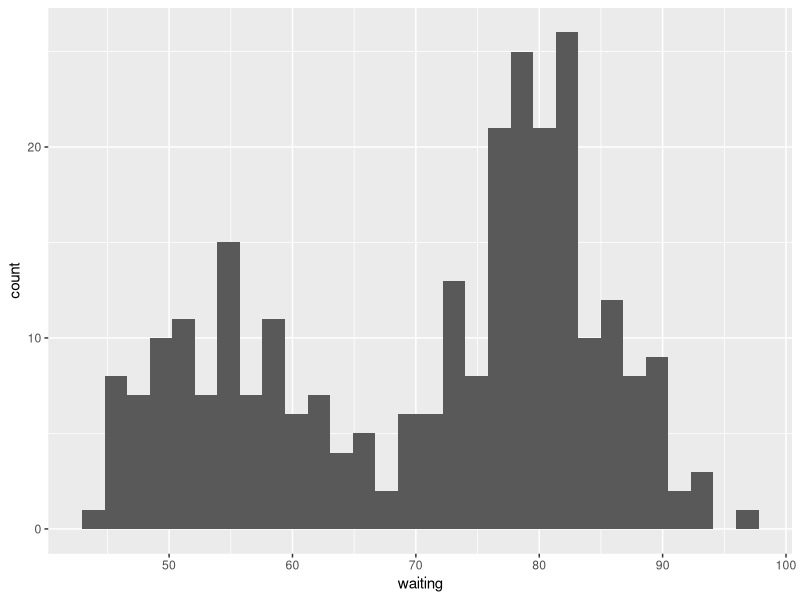
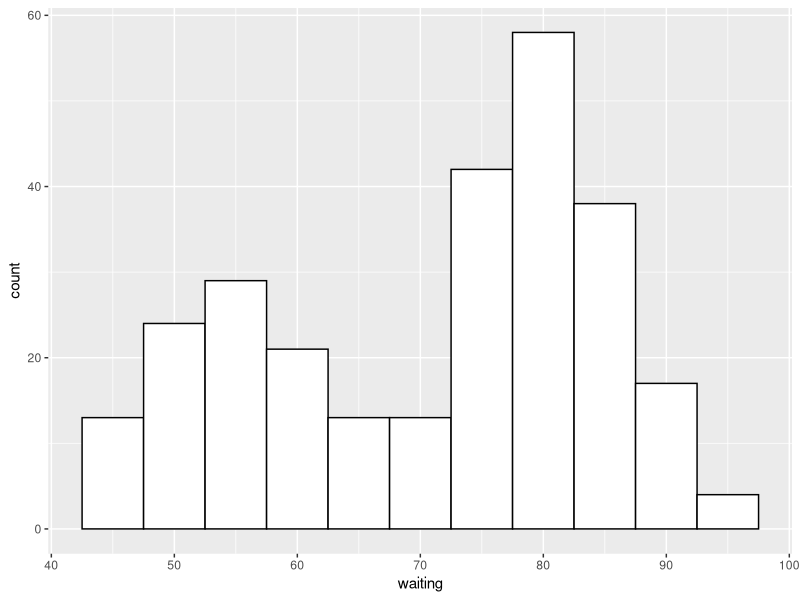
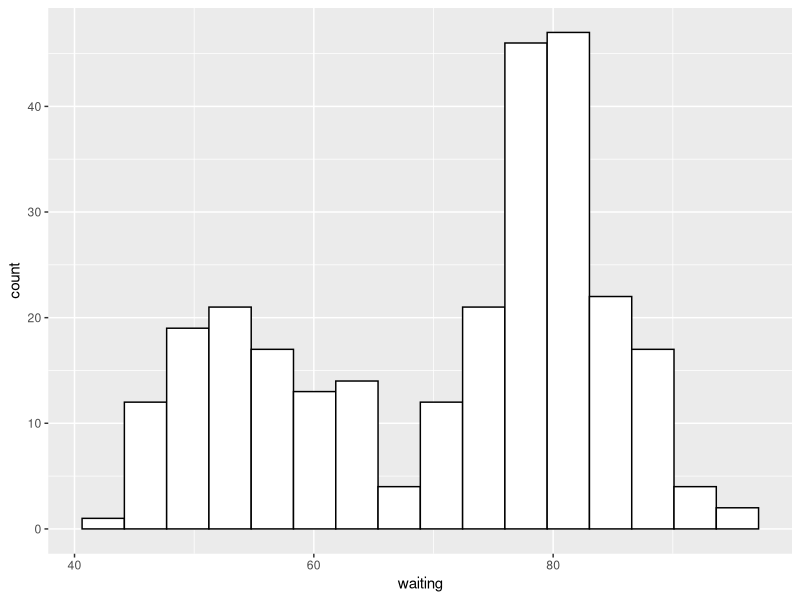
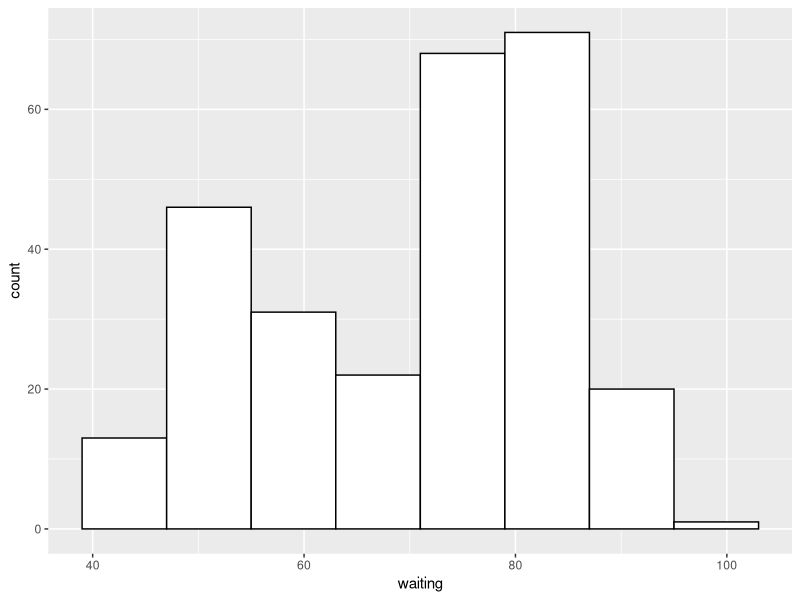
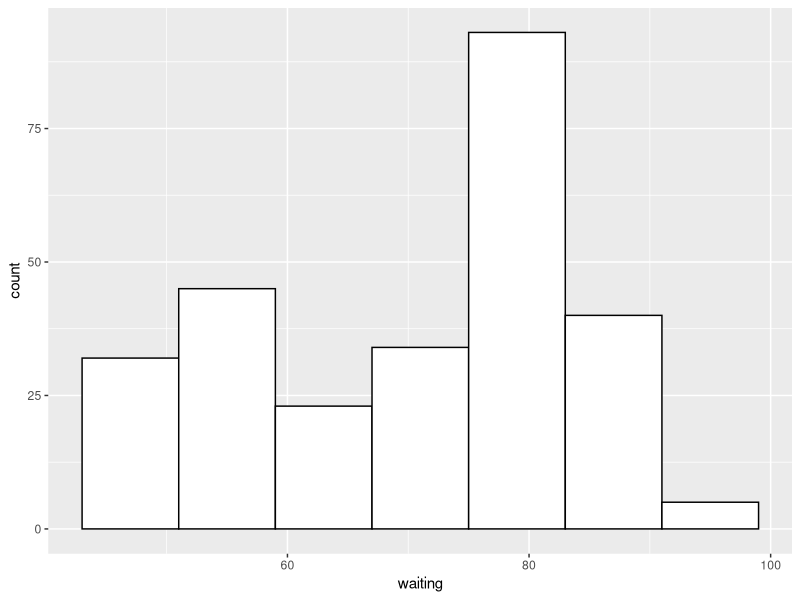
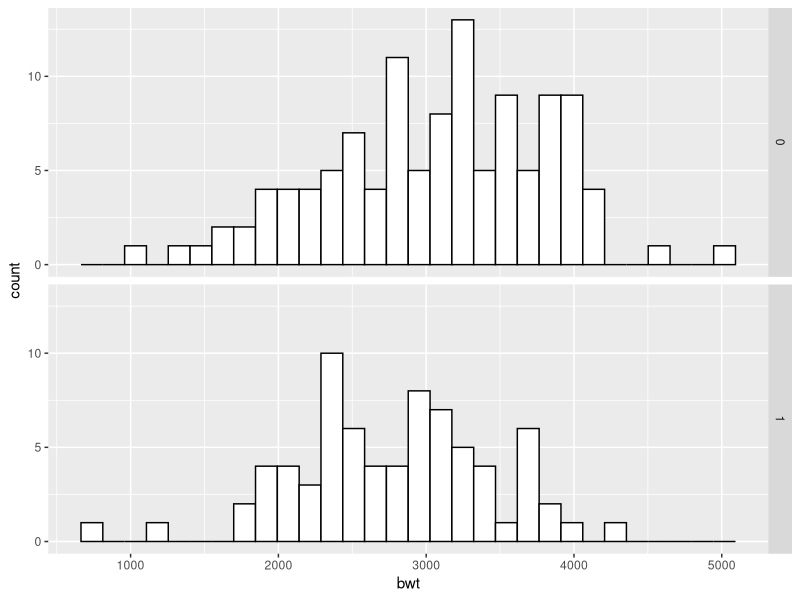
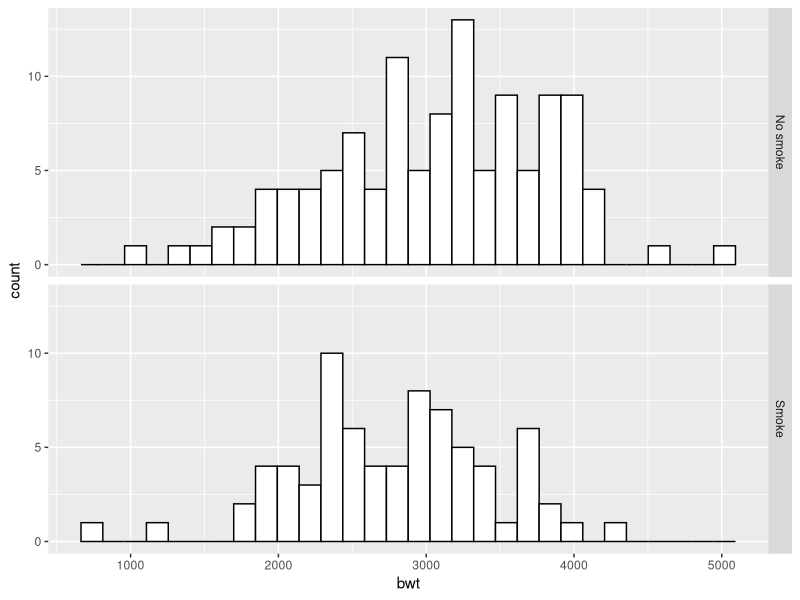
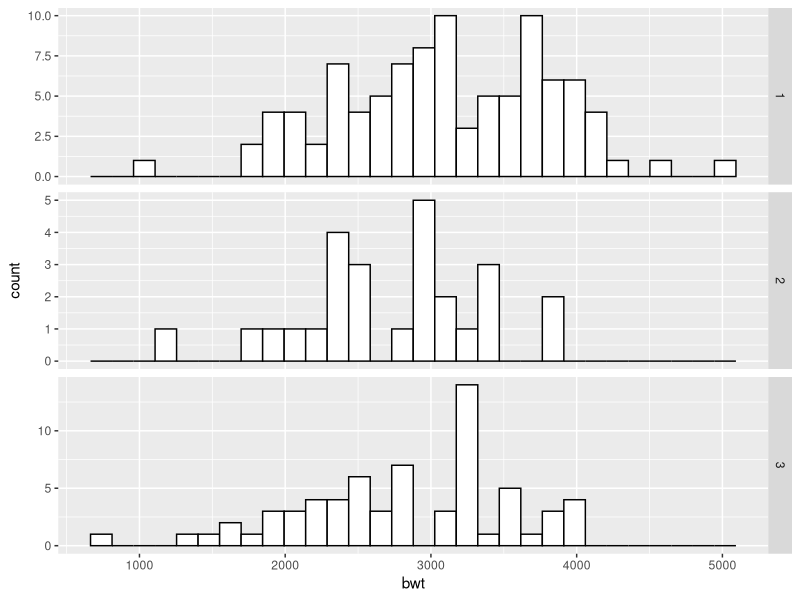

The R script that drew these images, in order:
## ---- chunk 1
knitr::opts_chunk$set(echo = TRUE)
## ---- chunk 2
library(dplyr)
library(ggplot2)
ggplot(faithful, aes(x = waiting)) + geom_histogram()
## ---- chunk 3
ggplot(faithful, aes(x = waiting)) + 
  geom_histogram(binwidth = 5, fill = "white", colour = "black")
## ---- chunk 4
binsize <- diff(range(faithful$waiting))/15
ggplot(faithful, aes(x = waiting)) + 
  geom_histogram(binwidth = binsize, fill = "white", colour = "black")
## ---- chunk 5
h <- ggplot(faithful, aes(x = waiting))
h + geom_histogram(binwidth = 8, fill = "white", colour = "black", boundary = 31)
## ---- chunk 6
h + geom_histogram(binwidth = 8, fill = "white", colour = "black", boundary = 35)
## ---- chunk 7
library(MASS)
#str(birthwt)
ggplot(birthwt, aes(x = bwt)) + 
  geom_histogram(fill = "white", colour = "black") +
  facet_grid(smoke ~ .)
## ---- chunk 8
birthwt1 <- birthwt
birthwt1$smoke <- factor(birthwt1$smoke)
levels(birthwt1$smoke)
## ---- chunk 9
library(plyr)
birthwt1$smoke <- revalue(birthwt1$smoke, c("0" = "No smoke", "1" = "Smoke"))
## ---- chunk 10
ggplot(birthwt1, aes(x = bwt)) + 
  geom_histogram(fill = "white", colour = "black") +
  facet_grid(smoke ~ .)
## ---- chunk 11
ggplot(birthwt1, aes(x = bwt)) + 
  geom_histogram(fill = "white", colour = "black") +
  facet_grid(race ~ ., scale = "free")
## ---- chunk 12
ggplot(birthwt1, aes(x = bwt, fill = smoke)) +
  geom_histogram(position = "identity", alpha = 0.4)
## ---- chunk 13
ggplot(faithful, aes(x = waiting)) +
  geom_density()
## ---- chunk 14
ggplot(faithful, aes(x = waiting)) +
  geom_line(stat = "density") +
  expand_limits(y = 0)
## ---- chunk 15
ggplot(faithful, aes(x = waiting, y = ..density..)) +
  geom_histogram(fill = "cornsilk", colour = "grey60", size = .2) +
  geom_density() +
  xlim(35, 105)
## ---- chunk 16
ggplot(birthwt1, aes(x = bwt, colour = smoke))  +
  geom_density()
## ---- chunk 17
ggplot(birthwt1, aes(x = bwt, fill = smoke))  +
  geom_density(alpha = .3)
## ---- chunk 18
ggplot(birthwt1, aes(x = bwt)) +
  geom_density() +
  facet_grid(smoke ~ .)
